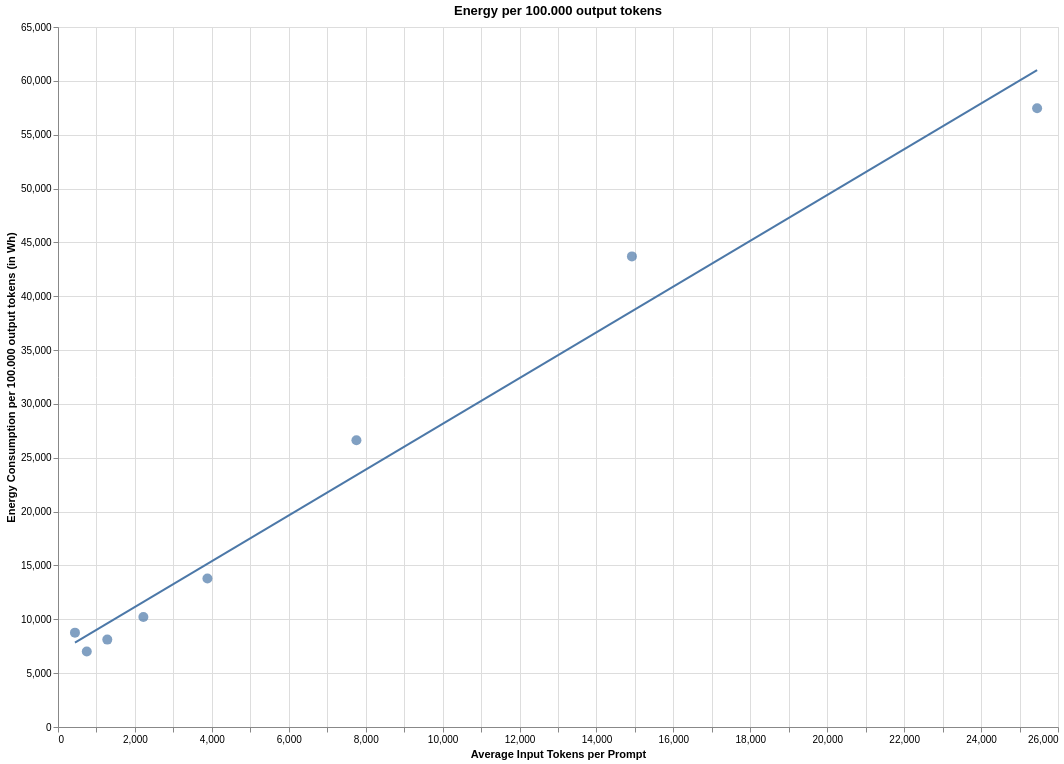

Here is the notebook cell this chart was saved with:
### Code cell
# Define chart width and height
chart_width = 1000
chart_height = 700

x_title = 'Average Input Tokens per Prompt'
x_data = 'avg_in_tok'
test_type = 'Input-tok-vllm'

scatter = alt.Chart(df).mark_circle(size=100).encode(
    x=alt.X(x_data, title=x_title),
    y=alt.Y('actual_total_energy_per_100k_output_tokens', title='Energy Consumption per 100.000 output tokens (in Wh)'),
    tooltip=[
        alt.Tooltip('parameters', title='Parameters (billions)'),
        alt.Tooltip('actual_emissions_per_100k_output_tokens', title='Actual Emissions per 100.000 output tokens'),
        alt.Tooltip('avg_out_tok', title='Average Output Tokens per Prompt'),
        alt.Tooltip('avg_in_tok', title='Average Input Tokens per Prompt'),
        alt.Tooltip('num_examples', title='Number of Examples'),
        alt.Tooltip('num_prompts', title='Number of Prompts'),
        alt.Tooltip('model_type', title='Model Type'),
        alt.Tooltip('test_type', title='Test Type'),
        alt.Tooltip('test_type', title='Test Type'),
    ]
).properties(
    title=f'Energy per 100.000 Output Tokens',
    width=chart_width,
    height=chart_height
)

# Create line plots for predicted emissions
line = scatter.transform_regression(x_data, 'actual_total_energy_per_100k_output_tokens', method="linear").mark_line()

# Create a combined chart with overlays for all emission types
combined_chart = alt.layer(scatter+line).resolve_scale(
    x='independent'
).properties(
    title='Energy per 100.000 output tokens',
    width=chart_width,  # Adjusted width for combined chart
    height=chart_height  # Adjusted height for combined chart
)

combined_chart.show()

### Figure 1 — Vega-Lite specification as saved in the notebook (floating-point values rounded to 4 significant figures)
{"config": {"view": {"continuousWidth": 300, "continuousHeight": 300}}, "layer": [{"layer": [{"mark": {"type": "circle", "size": 100}, "encoding": {"tooltip": [{"field": "parameters", "title": "Parameters (billions)", "type": "quantitative"}, {"field": "actual_emissions_per_100k_output_tokens", "title": "Actual Emissions per 100.000 output tokens", "type": "quantitative"}, {"field": "avg_out_tok", "title": "Average Output Tokens per Prompt", "type": "quantitative"}, {"field": "avg_in_tok", "title": "Average Input Tokens per Prompt", "type": "quantitative"}, {"field": "num_examples", "title": "Number of Examples", "type": "quantitative"}, {"field": "num_prompts", "title": "Number of Prompts", "type": "quantitative"}, {"field": "model_type", "title": "Model Type", "type": "nominal"}, {"field": "test_type", "title": "Test Type", "type": "nominal"}, {"field": "test_type", "title": "Test Type", "type": "nominal"}], "x": {"field": "avg_in_tok", "title": "Average Input Tokens per Prompt", "type": "quantitative"}, "y": {"field": "actual_total_energy_per_100k_output_tokens", "title": "Energy Consumption per 100.000 output tokens (in Wh)", "type": "quantitative"}}, "title": "Energy per 100.000 Output Tokens"}, {"mark": {"type": "line"}, "encoding": {"tooltip": [{"field": "parameters", "title": "Parameters (billions)", "type": "quantitative"}, {"field": "actual_emissions_per_100k_output_tokens", "title": "Actual Emissions per 100.000 output tokens", "type": "quantitative"}, {"field": "avg_out_tok", "title": "Average Output Tokens per Prompt", "type": "quantitative"}, {"field": "avg_in_tok", "title": "Average Input Tokens per Prompt", "type": "quantitative"}, {"field": "num_examples", "title": "Number of Examples", "type": "quantitative"}, {"field": "num_prompts", "title": "Number of Prompts", "type": "quantitative"}, {"field": "model_type", "title": "Model Type", "type": "nominal"}, {"field": "test_type", "title": "Test Type", "type": "nominal"}, {"field": "test_type", "title": "Test Type", "type": "nominal"}], "x": {"field": "avg_in_tok", "title": "Average Input Tokens per Prompt", "type": "quantitative"}, "y": {"field": "actual_total_energy_per_100k_output_tokens", "title": "Energy Consumption per 100.000 output tokens (in Wh)", "type": "quantitative"}}, "title": "Energy per 100.000 Output Tokens", "transform": [{"on": "avg_in_tok", "regression": "actual_total_energy_per_100k_output_tokens", "method": "linear"}]}]}], "data": {"name": "data-506fe69cbfa2e68b4515289009fb29d1"}, "height": 700, "resolve": {"scale": {"x": "independent"}}, "title": "Energy per 100.000 output tokens", "width": 1000, "$schema": "https://vega.github.io/schema/vega-lite/v5.20.1.json", "datasets": {"data-506fe69cbfa2e68b4515289009fb29d1": [{"test_type": "Input-tok-vllm", "model_type": "llama3", "parameters": 8, "num_examples": 50, "num_prompts": 10000, "total_time": 74.65, "time_per_prompt": 0.07465, "tok_per_sec": 1299.0, "total_out_tok": 97000.0, "total_in_tok": 441000.0, "avg_out_tok": 97.0, "avg_in_tok": 441.0, "actual_emissions_per_100k_output_tokens": 5825.0, "actual_total_energy_per_100k_output_tokens": 8761.0, "actual_cpu_energy_per_100k_output_tokens": 1109.0, "actual_gpu_energy_per_100k_output_tokens": 5875.0, "actual_ram_energy_per_100k_output_tokens": 1777.0, "actual_idle_gpu_energy_per_100k_output_tokens": 2394.0, "actual_non_idle_gpu_energy_per_100k_output_tokens": 3481.0}, {"test_type": "Input-tok-vllm", "model_type": "llama3", "parameters": 8, "num_examples": 100, "num_prompts": 10000, "total_time": 92.16, "time_per_prompt": 0.09216, "tok_per_sec": 1650.0, "total_out_tok": 152000.0, "total_in_tok": 748000.0, "avg_out_tok": 152.0, "avg_in_tok": 748.0, "actual_emissions_per_100k_output_tokens": 4663.0, "actual_total_energy_per_100k_output_tokens": 7013.0, "actual_cpu_energy_per_100k_output_tokens": 873.4, "actual_gpu_energy_per_100k_output_tokens": 4740.0, "actual_ram_energy_per_100k_output_tokens": 1399.0, "actual_idle_gpu_energy_per_100k_output_tokens": 1886.0, "actual_non_idle_gpu_energy_per_100k_output_tokens": 2854.0}, {"test_type": "Input-tok-vllm", "model_type": "llama3", "parameters": 8, "num_examples": 250, "num_prompts": 10000, "total_time": 149.1, "time_per_prompt": 0.1491, "tok_per_sec": 1458.0, "total_out_tok": 217400.0, "total_in_tok": 1282000.0, "avg_out_tok": 217.4, "avg_in_tok": 1282.0, "actual_emissions_per_100k_output_tokens": 5396.0, "actual_total_energy_per_100k_output_tokens": 8114.0, "actual_cpu_energy_per_100k_output_tokens": 988.0, "actual_gpu_energy_per_100k_output_tokens": 5543.0, "actual_ram_energy_per_100k_output_tokens": 1583.0, "actual_idle_gpu_energy_per_100k_output_tokens": 2134.0, "actual_non_idle_gpu_energy_per_100k_output_tokens": 3409.0}, {"test_type": "Input-tok-vllm", "model_type": "llama3", "parameters": 8, "num_examples": 500, "num_prompts": 10000, "total_time": 244.2, "time_per_prompt": 0.2442, "tok_per_sec": 1168.0, "total_out_tok": 285200.0, "total_in_tok": 2220000.0, "avg_out_tok": 285.2, "avg_in_tok": 2220.0, "actual_emissions_per_100k_output_tokens": 6793.0, "actual_total_energy_per_100k_output_tokens": 10220.0, "actual_cpu_energy_per_100k_output_tokens": 1233.0, "actual_gpu_energy_per_100k_output_tokens": 7007.0, "actual_ram_energy_per_100k_output_tokens": 1976.0, "actual_idle_gpu_energy_per_100k_output_tokens": 2663.0, "actual_non_idle_gpu_energy_per_100k_output_tokens": 4344.0}, {"test_type": "Input-tok-vllm", "model_type": "llama3", "parameters": 8, "num_examples": 1000, "num_prompts": 10000, "total_time": 416.4, "time_per_prompt": 0.4164, "tok_per_sec": 849.2, "total_out_tok": 353600.0, "total_in_tok": 3885000.0, "avg_out_tok": 353.6, "avg_in_tok": 3885.0, "actual_emissions_per_100k_output_tokens": 9167.0, "actual_total_energy_per_100k_output_tokens": 13790.0, "actual_cpu_energy_per_100k_output_tokens": 1696.0, "actual_gpu_energy_per_100k_output_tokens": 9372.0, "actual_ram_energy_per_100k_output_tokens": 2718.0, "actual_idle_gpu_energy_per_100k_output_tokens": 3664.0, "actual_non_idle_gpu_energy_per_100k_output_tokens": 5709.0}, {"test_type": "Input-tok-vllm", "model_type": "llama3", "parameters": 8, "num_examples": 2500, "num_prompts": 10000, "total_time": 957.7, "time_per_prompt": 0.9577, "tok_per_sec": 446.3, "total_out_tok": 427400.0, "total_in_tok": 7759000.0, "avg_out_tok": 427.4, "avg_in_tok": 7759.0, "actual_emissions_per_100k_output_tokens": 17710.0, "actual_total_energy_per_100k_output_tokens": 26630.0, "actual_cpu_energy_per_100k_output_tokens": 3227.0, "actual_gpu_energy_per_100k_output_tokens": 18230.0, "actual_ram_energy_per_100k_output_tokens": 5171.0, "actual_idle_gpu_energy_per_100k_output_tokens": 6971.0, "actual_non_idle_gpu_energy_per_100k_output_tokens": 11260.0}, {"test_type": "Input-tok-vllm", "model_type": "llama3", "parameters": 8, "num_examples": 5000, "num_prompts": 10000, "total_time": 1775.0, "time_per_prompt": 1.775, "tok_per_sec": 276.3, "total_out_tok": 490200.0, "total_in_tok": 14920000.0, "avg_out_tok": 490.2, "avg_in_tok": 14920.0, "actual_emissions_per_100k_output_tokens": 29060.0, "actual_total_energy_per_100k_output_tokens": 43700.0, "actual_cpu_energy_per_100k_output_tokens": 5213.0, "actual_gpu_energy_per_100k_output_tokens": 30130.0, "actual_ram_energy_per_100k_output_tokens": 8353.0, "actual_idle_gpu_energy_per_100k_output_tokens": 11260.0, "actual_non_idle_gpu_energy_per_100k_output_tokens": 18870.0}, {"test_type": "Input-tok-vllm", "model_type": "llama3", "parameters": 8, "num_examples": 7500, "num_prompts": 10000, "total_time": 2685.0, "time_per_prompt": 2.685, "tok_per_sec": 211.3, "total_out_tok": 567400.0, "total_in_tok": 25460000.0, "avg_out_tok": 567.4, "avg_in_tok": 25460.0, "actual_emissions_per_100k_output_tokens": 38210.0, "actual_total_energy_per_100k_output_tokens": 57460.0, "actual_cpu_energy_per_100k_output_tokens": 6816.0, "actual_gpu_energy_per_100k_output_tokens": 39730.0, "actual_ram_energy_per_100k_output_tokens": 10920.0, "actual_idle_gpu_energy_per_100k_output_tokens": 14720.0, "actual_non_idle_gpu_energy_per_100k_output_tokens": 25000.0}]}}
